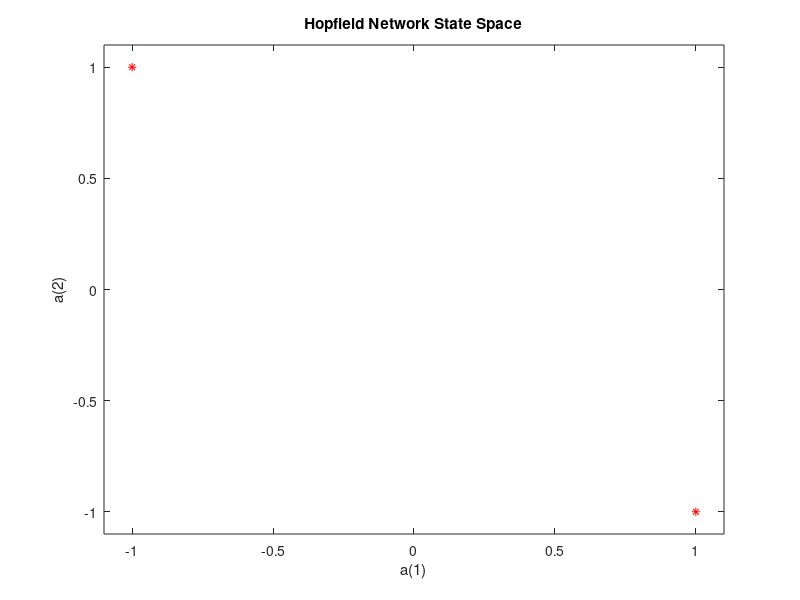

The MATLAB script that drew this image: (Note: this script raises an error after producing the figure.)
%% Hopfield Two Neuron Design
% A Hopfield network consisting of two neurons is designed with two stable
% equilibrium points and simulated using the above functions.
%
% Copyright 1992-2010 The MathWorks, Inc.

%%
% We would like to obtain a Hopfield network that has the two stable points
% defined by the two target (column) vectors in T.

T = [+1 -1; ...
      -1 +1];

%%
% Here is a plot where the stable points are shown at the corners.  All possible
% states of the 2-neuron Hopfield network are contained within the plots
% boundaries.

plot(T(1,:),T(2,:),'r*')
axis([-1.1 1.1 -1.1 1.1])
title('Hopfield Network State Space')
xlabel('a(1)');
ylabel('a(2)');

%%
% The function NEWHOP creates Hopfield networks given the stable points T.

net = newhop(T);

%%
% First we check that the target vectors are indeed stable.  We check this by
% giving the target vectors to the Hopfield network.  It should return the two
% targets unchanged, and indeed it does.

[Y,Pf,Af] = net([],[],T);
Y

%%
% Here we define a random starting point and simulate the Hopfield network for
% 20 steps.  It should reach one of its stable points.

a = {rands(2,1)};
[y,Pf,Af] = net({20},{},a);

%%
% We can make a plot of the Hopfield networks activity.
% 
% Sure enough, the network ends up in either the upper-left or lower right
% corners of the plot.

record = [cell2mat(a) cell2mat(y)];
start = cell2mat(a);
hold on
plot(start(1,1),start(2,1),'bx',record(1,:),record(2,:))

%%
% We repeat the simulation for 25 more initial conditions.
% 
% Note that if the Hopfield network starts out closer to the upper-left, it will
% go to the upper-left, and vise versa.  This ability to find the closest memory
% to an initial input is what makes the Hopfield network useful.

color = 'rgbmy';
for i=1:25
   a = {rands(2,1)};
   [y,Pf,Af] = net({20},{},a);
   record=[cell2mat(a) cell2mat(y)];
   start=cell2mat(a);
   plot(start(1,1),start(2,1),'kx',record(1,:),record(2,:),color(rem(i,5)+1))
end


displayEndOfDemoMessage(mfilename)
